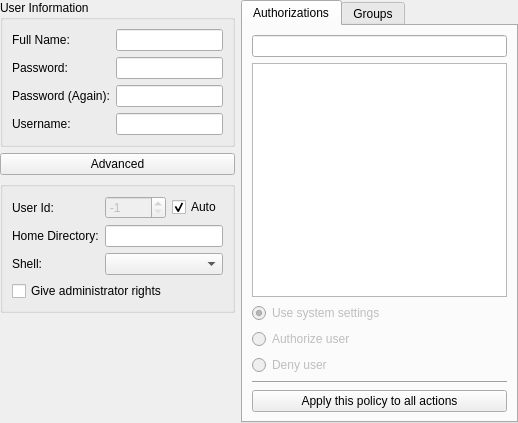
<?xml version="1.0" encoding="UTF-8"?>
<ui version="4.0">
 <class>EditUserWidget</class>
 <widget class="QWidget" name="EditUserWidget">
  <property name="geometry">
   <rect>
    <x>0</x>
    <y>0</y>
    <width>518</width>
    <height>423</height>
   </rect>
  </property>
  <property name="sizePolicy">
   <sizepolicy hsizetype="MinimumExpanding" vsizetype="MinimumExpanding">
    <horstretch>0</horstretch>
    <verstretch>0</verstretch>
   </sizepolicy>
  </property>
  <property name="windowTitle">
   <string notr="true">EditUserWidget</string>
  </property>
  <layout class="QGridLayout" name="gridLayout_2">
   <property name="margin">
    <number>0</number>
   </property>
   <item row="0" column="0">
    <widget class="QGroupBox" name="groupBox">
     <property name="sizePolicy">
      <sizepolicy hsizetype="Expanding" vsizetype="Preferred">
       <horstretch>0</horstretch>
       <verstretch>0</verstretch>
      </sizepolicy>
     </property>
     <property name="title">
      <string>User Information</string>
     </property>
     <layout class="QGridLayout" name="gridLayout">
      <item row="0" column="0">
       <widget class="QLabel" name="label_3">
        <property name="text">
         <string>Full Name:</string>
        </property>
       </widget>
      </item>
      <item row="0" column="1" colspan="2">
       <widget class="QLineEdit" name="lineFullname">
        <property name="text">
         <string notr="true"/>
        </property>
       </widget>
      </item>
      <item row="1" column="0">
       <widget class="QLabel" name="label_4">
        <property name="text">
         <string>Password:</string>
        </property>
       </widget>
      </item>
      <item row="1" column="1" colspan="2">
       <widget class="QLineEdit" name="linePassword">
        <property name="text">
         <string notr="true"/>
        </property>
        <property name="echoMode">
         <enum>QLineEdit::Password</enum>
        </property>
       </widget>
      </item>
      <item row="2" column="0">
       <widget class="QLabel" name="label_5">
        <property name="text">
         <string>Password (Again):</string>
        </property>
       </widget>
      </item>
      <item row="2" column="1" colspan="2">
       <widget class="QLineEdit" name="linePasswordAgain">
        <property name="text">
         <string notr="true"/>
        </property>
        <property name="echoMode">
         <enum>QLineEdit::Password</enum>
        </property>
       </widget>
      </item>
      <item row="6" column="0">
       <widget class="QLabel" name="label_2">
        <property name="text">
         <string>Username:</string>
        </property>
       </widget>
      </item>
      <item row="6" column="1" colspan="2">
       <widget class="QLineEdit" name="lineUsername">
        <property name="text">
         <string notr="true"/>
        </property>
       </widget>
      </item>
     </layout>
    </widget>
   </item>
   <item row="2" column="0" rowspan="2">
    <widget class="QGroupBox" name="advancedGroup">
     <property name="sizePolicy">
      <sizepolicy hsizetype="Preferred" vsizetype="Fixed">
       <horstretch>0</horstretch>
       <verstretch>0</verstretch>
      </sizepolicy>
     </property>
     <property name="title">
      <string/>
     </property>
     <layout class="QGridLayout" name="gridLayout_5">
      <item row="1" column="0">
       <widget class="QLabel" name="label_6">
        <property name="text">
         <string>Home Directory:</string>
        </property>
       </widget>
      </item>
      <item row="1" column="1" colspan="2">
       <widget class="QLineEdit" name="lineHomeDir">
        <property name="text">
         <string notr="true"/>
        </property>
       </widget>
      </item>
      <item row="2" column="0">
       <widget class="QLabel" name="label_7">
        <property name="text">
         <string>Shell:</string>
        </property>
       </widget>
      </item>
      <item row="2" column="1" colspan="2">
       <widget class="QComboBox" name="comboShell">
        <property name="enabled">
         <bool>true</bool>
        </property>
        <property name="acceptDrops">
         <bool>true</bool>
        </property>
        <property name="editable">
         <bool>false</bool>
        </property>
        <property name="sizeAdjustPolicy">
         <enum>QComboBox::AdjustToContentsOnFirstShow</enum>
        </property>
       </widget>
      </item>
      <item row="3" column="0" colspan="3">
       <widget class="QCheckBox" name="checkAdmin">
        <property name="text">
         <string>Give administrator rights</string>
        </property>
       </widget>
      </item>
      <item row="0" column="0">
       <widget class="QLabel" name="label">
        <property name="locale">
         <locale language="Turkish" country="Turkey"/>
        </property>
        <property name="text">
         <string>User Id:</string>
        </property>
       </widget>
      </item>
      <item row="0" column="1">
       <widget class="QSpinBox" name="spinId">
        <property name="enabled">
         <bool>false</bool>
        </property>
        <property name="minimum">
         <number>-1</number>
        </property>
        <property name="maximum">
         <number>65535</number>
        </property>
        <property name="value">
         <number>-1</number>
        </property>
       </widget>
      </item>
      <item row="0" column="2">
       <widget class="QCheckBox" name="checkAutoId">
        <property name="text">
         <string>Auto</string>
        </property>
        <property name="checked">
         <bool>true</bool>
        </property>
       </widget>
      </item>
     </layout>
    </widget>
   </item>
   <item row="1" column="0">
    <widget class="QPushButton" name="pushAdvanced">
     <property name="text">
      <string>Advanced</string>
     </property>
     <property name="checkable">
      <bool>true</bool>
     </property>
     <property name="flat">
      <bool>false</bool>
     </property>
    </widget>
   </item>
   <item row="4" column="0">
    <spacer name="verticalSpacer">
     <property name="orientation">
      <enum>Qt::Vertical</enum>
     </property>
     <property name="sizeHint" stdset="0">
      <size>
       <width>20</width>
       <height>40</height>
      </size>
     </property>
    </spacer>
   </item>
   <item row="5" column="0">
    <layout class="QHBoxLayout" name="horizontalLayout">
     <item>
      <widget class="QLabel" name="labelSign">
       <property name="minimumSize">
        <size>
         <width>22</width>
         <height>22</height>
        </size>
       </property>
       <property name="maximumSize">
        <size>
         <width>22</width>
         <height>22</height>
        </size>
       </property>
       <property name="text">
        <string notr="true"/>
       </property>
       <property name="scaledContents">
        <bool>true</bool>
       </property>
      </widget>
     </item>
     <item>
      <widget class="QLabel" name="labelWarning">
       <property name="text">
        <string notr="true"/>
       </property>
       <property name="wordWrap">
        <bool>true</bool>
       </property>
      </widget>
     </item>
    </layout>
   </item>
   <item row="0" column="1" rowspan="9">
    <widget class="QTabWidget" name="tabWidget">
     <property name="currentIndex">
      <number>0</number>
     </property>
     <widget class="QWidget" name="tabAuthorizations">
      <attribute name="title">
       <string>Authorizations</string>
      </attribute>
      <layout class="QGridLayout" name="gridLayout_4">
       <item row="1" column="0">
        <widget class="QTreeWidget" name="treeAuthorizations">
         <property name="sizePolicy">
          <sizepolicy hsizetype="Expanding" vsizetype="MinimumExpanding">
           <horstretch>0</horstretch>
           <verstretch>0</verstretch>
          </sizepolicy>
         </property>
         <property name="headerHidden">
          <bool>true</bool>
         </property>
         <property name="columnCount">
          <number>1</number>
         </property>
         <column>
          <property name="text">
           <string notr="true">Policy</string>
          </property>
         </column>
        </widget>
       </item>
       <item row="5" column="0">
        <widget class="Line" name="line_3">
         <property name="orientation">
          <enum>Qt::Horizontal</enum>
         </property>
        </widget>
       </item>
       <item row="6" column="0">
        <widget class="QPushButton" name="pushAuth">
         <property name="text">
          <string>Apply this policy to all actions</string>
         </property>
        </widget>
       </item>
       <item row="2" column="0">
        <widget class="QWidget" name="authGroup" native="true">
         <property name="enabled">
          <bool>false</bool>
         </property>
         <layout class="QVBoxLayout" name="verticalLayout">
          <property name="margin">
           <number>0</number>
          </property>
          <item>
           <widget class="QRadioButton" name="radioAuthDefault">
            <property name="text">
             <string>Use system settings</string>
            </property>
            <property name="checked">
             <bool>true</bool>
            </property>
           </widget>
          </item>
          <item>
           <widget class="QRadioButton" name="radioAuthYes">
            <property name="text">
             <string>Authorize user</string>
            </property>
           </widget>
          </item>
          <item>
           <widget class="QRadioButton" name="radioAuthNo">
            <property name="text">
             <string>Deny user</string>
            </property>
           </widget>
          </item>
         </layout>
        </widget>
       </item>
       <item row="0" column="0">
        <widget class="KTreeWidgetSearchLine" name="filterAuthorizations">
         <property name="clickMessage">
          <string>Start typing to filter</string>
         </property>
        </widget>
       </item>
      </layout>
     </widget>
     <widget class="QWidget" name="tabGroups">
      <attribute name="title">
       <string>Groups</string>
      </attribute>
      <layout class="QGridLayout" name="gridLayout_3">
       <item row="1" column="0" colspan="2">
        <widget class="QListWidget" name="listGroups">
         <property name="sizePolicy">
          <sizepolicy hsizetype="Expanding" vsizetype="MinimumExpanding">
           <horstretch>0</horstretch>
           <verstretch>0</verstretch>
          </sizepolicy>
         </property>
        </widget>
       </item>
       <item row="2" column="0">
        <widget class="QLabel" name="label_8">
         <property name="sizePolicy">
          <sizepolicy hsizetype="Preferred" vsizetype="Preferred">
           <horstretch>0</horstretch>
           <verstretch>0</verstretch>
          </sizepolicy>
         </property>
         <property name="minimumSize">
          <size>
           <width>100</width>
           <height>0</height>
          </size>
         </property>
         <property name="text">
          <string>Main Group:</string>
         </property>
        </widget>
       </item>
       <item row="2" column="1">
        <widget class="QComboBox" name="comboMainGroup">
         <property name="sizePolicy">
          <sizepolicy hsizetype="Expanding" vsizetype="Fixed">
           <horstretch>0</horstretch>
           <verstretch>0</verstretch>
          </sizepolicy>
         </property>
        </widget>
       </item>
       <item row="0" column="0" colspan="2">
        <widget class="KListWidgetSearchLine" name="filterGroups">
         <property name="clickMessage">
          <string>Start typing to filter</string>
         </property>
        </widget>
       </item>
      </layout>
     </widget>
    </widget>
   </item>
  </layout>
 </widget>
 <customwidgets>
  <customwidget>
   <class>KTreeWidgetSearchLine</class>
   <extends>KLineEdit</extends>
   <header>ktreewidgetsearchline.h</header>
  </customwidget>
  <customwidget>
   <class>KLineEdit</class>
   <extends>QLineEdit</extends>
   <header>klineedit.h</header>
  </customwidget>
  <customwidget>
   <class>KListWidgetSearchLine</class>
   <extends>KLineEdit</extends>
   <header>klistwidgetsearchline.h</header>
  </customwidget>
 </customwidgets>
 <tabstops>
  <tabstop>lineFullname</tabstop>
  <tabstop>linePassword</tabstop>
  <tabstop>linePasswordAgain</tabstop>
  <tabstop>lineUsername</tabstop>
  <tabstop>tabWidget</tabstop>
 </tabstops>
 <resources/>
 <connections>
  <connection>
   <sender>pushAdvanced</sender>
   <signal>clicked(bool)</signal>
   <receiver>advancedGroup</receiver>
   <slot>setVisible(bool)</slot>
   <hints>
    <hint type="sourcelabel">
     <x>46</x>
     <y>186</y>
    </hint>
    <hint type="destinationlabel">
     <x>46</x>
     <y>221</y>
    </hint>
   </hints>
  </connection>
 </connections>
</ui>
